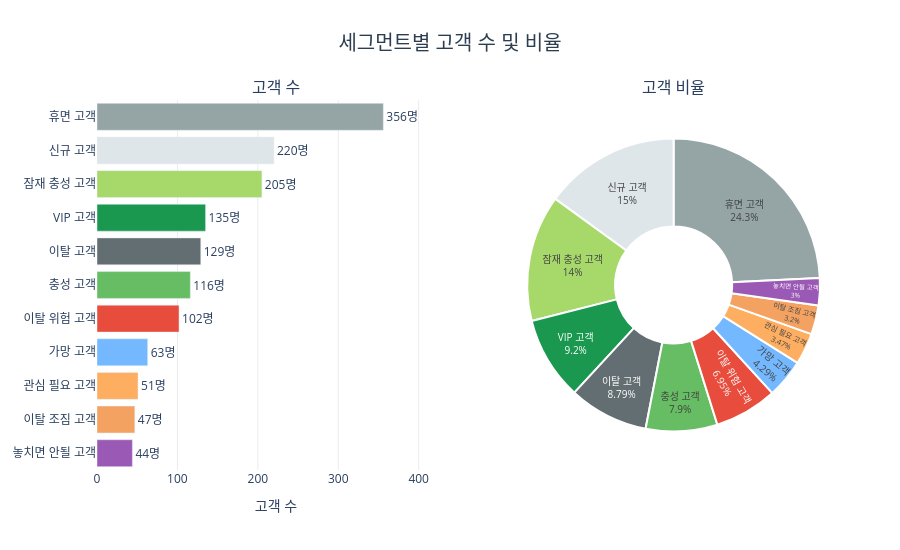

Notebook code cell kept with this figure:
### Markdown cell above
11개 세그먼트 규칙은 R/F/M 점수 조합 가능한 125가지(5×5×5) 경우를 모두 커버하므로, 기타에 해당하는 고객은 **0명(0%)** 이다.

### Code cell
seg_color_map = {
    'VIP 고객': '#1a9850',
    '충성 고객': '#66bd63',
    '잠재 충성 고객': '#a6d96a',
    '최근·저빈도 고객': '#3498db',
    '가망 고객': '#74b9ff',
    '관심 필요 고객': '#fdae61',
    '이탈 조짐 고객': '#f4a261',
    '놓치면 안될 고객': '#9b59b6',
    '이탈 위험 고객': '#e74c3c',
    '휴면 고객': '#95a5a6',
    '이탈 고객': '#636e72',
    'Others': '#dfe6e9',
}

seg_sorted = seg_dist.sort_values('고객수', ascending=True)
seg_colors_sorted = [seg_color_map.get(s, '#dfe6e9') for s in seg_sorted['세그먼트']]

fig = make_subplots(
    rows=1, cols=2,
    specs=[[{'type': 'xy'}, {'type': 'pie'}]],
    column_widths=[0.55, 0.45],
    subplot_titles=['고객 수', '고객 비율']
)

fig.add_trace(
    go.Bar(
        x=seg_sorted['고객수'],
        y=seg_sorted['세그먼트'],
        orientation='h',
        marker_color=seg_colors_sorted,
        text=seg_sorted['고객수'].apply(lambda x: f'{x:,}명'),
        textposition='outside',
        showlegend=False
    ),
    row=1, col=1
)

fig.add_trace(
    go.Pie(
        labels=seg_dist['세그먼트'],
        values=seg_dist['고객수'],
        marker=dict(
            colors=[seg_color_map.get(s, '#dfe6e9') for s in seg_dist['세그먼트']],
            line=dict(color='white', width=2)
        ),
        textinfo='label+percent',
        textposition='inside',
        textfont=dict(size=10),
        hole=0.4,
        sort=False,
        showlegend=False
    ),
    row=1, col=2
)

fig.update_layout(
    title=dict(
        text='세그먼트별 고객 수 및 비율',
        font=dict(size=20, color='#2c3e50'), x=0.5, xanchor='center'
    ),
    xaxis=dict(range=[0, seg_sorted['고객수'].max() * 1.25], gridcolor='#ececec', title='고객 수'),
    plot_bgcolor='white',
    height=550
)
fig.show()

### Figure 1 — Plotly figure (JSON) as saved in the notebook; plotly's stock layout.template omitted (floating-point values rounded to 4 significant figures)
{"data": [{"marker": {"color": ["#9b59b6", "#f4a261", "#fdae61", "#74b9ff", "#e74c3c", "#66bd63", "#636e72", "#1a9850", "#a6d96a", "#dfe6e9", "#95a5a6"]}, "orientation": "h", "showlegend": false, "text": ["44명", "47명", "51명", "63명", "102명", "116명", "129명", "135명", "205명", "220명", "356명"], "textposition": "outside", "type": "bar", "x": [44, 47, 51, 63, 102, 116, 129, 135, 205, 220, 356], "xaxis": "x", "y": ["놓치면 안될 고객", "이탈 조짐 고객", "관심 필요 고객", "가망 고객", "이탈 위험 고객", "충성 고객", "이탈 고객", "VIP 고객", "잠재 충성 고객", "신규 고객", "휴면 고객"], "yaxis": "y"}, {"domain": {"x": [0.595, 1], "y": [0, 1]}, "hole": 0.4, "labels": ["휴면 고객", "신규 고객", "잠재 충성 고객", "VIP 고객", "이탈 고객", "충성 고객", "이탈 위험 고객", "가망 고객", "관심 필요 고객", "이탈 조짐 고객", "놓치면 안될 고객"], "marker": {"colors": ["#95a5a6", "#dfe6e9", "#a6d96a", "#1a9850", "#636e72", "#66bd63", "#e74c3c", "#74b9ff", "#fdae61", "#f4a261", "#9b59b6"], "line": {"color": "white", "width": 2}}, "showlegend": false, "sort": false, "textfont": {"size": 10}, "textinfo": "label+percent", "textposition": "inside", "type": "pie", "values": [356, 220, 205, 135, 129, 116, 102, 63, 51, 47, 44]}], "layout": {"annotations": [{"font": {"size": 16}, "showarrow": false, "text": "고객 수", "x": 0.2475, "xanchor": "center", "xref": "paper", "y": 1, "yanchor": "bottom", "yref": "paper"}, {"font": {"size": 16}, "showarrow": false, "text": "고객 비율", "x": 0.7975, "xanchor": "center", "xref": "paper", "y": 1, "yanchor": "bottom", "yref": "paper"}], "height": 550, "plot_bgcolor": "white", "title": {"font": {"color": "#2c3e50", "size": 20}, "text": "세그먼트별 고객 수 및 비율", "x": 0.5, "xanchor": "center"}, "xaxis": {"anchor": "y", "domain": [0, 0.495], "gridcolor": "#ececec", "range": [0, 445], "title": {"text": "고객 수"}}, "yaxis": {"anchor": "x", "domain": [0, 1]}}}
